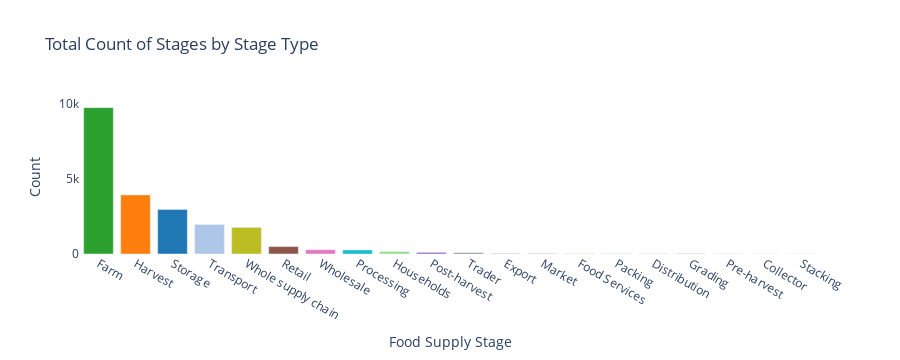
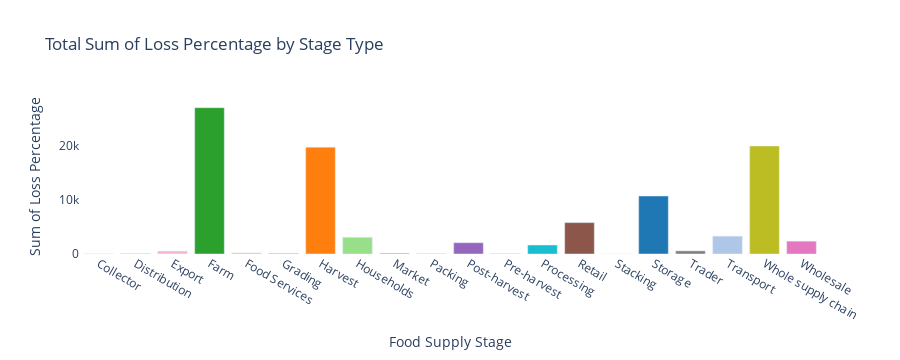

Here is the notebook cell these charts were saved with, in order:
### Code cell
color_palette = {
    'Storage': '#1f77b4', 'Harvest': '#ff7f0e', 'Farm': '#2ca02c', 'nan': '#d62728', 
    'Post-harvest': '#9467bd', 'Retail': '#8c564b', 'Wholesale': '#e377c2', 'Trader': '#7f7f7f', 
    'Whole supply chain': '#bcbd22', 'Processing': '#17becf', 'Transport': '#aec7e8', 
    'Distribution': '#ff9896', 'Households': '#98df8a', 'Food Services': '#ffbb78', 
    'Export': '#f7b6d2', 'Pre-harvest': '#c5b0d5', 'Market': '#c49c94', 'Collector': '#f2b4c6', 
    'Stacking': '#dbdb8d', 'Packing': '#9edae5', 'Grading': '#d62728'
}

# Aggregate data to get total count of stages per stage type
count_per_stage_type = stages_df['food_supply_stage'].value_counts().reset_index()
count_per_stage_type.columns = ['food_supply_stage', 'count']

# Aggregate data to get total sum of loss percentage per stage type
sum_loss_per_stage_type = stages_df.groupby('food_supply_stage')['loss_percentage'].sum().reset_index()

# Create the first bar plot to show the total count of stages per stage type
fig1 = px.bar(count_per_stage_type, x='food_supply_stage', y='count', title='Total Count of Stages by Stage Type',
              color='food_supply_stage', color_discrete_map=color_palette)
fig1.update_layout(xaxis_title='Food Supply Stage', yaxis_title='Count', plot_bgcolor='white', showlegend=False)
fig1.update_layout(width=int(900))

# Create the second bar plot to show the total sum of loss percentage per stage type
fig2 = px.bar(sum_loss_per_stage_type, x='food_supply_stage', y='loss_percentage', 
              title='Total Sum of Loss Percentage by Stage Type', color='food_supply_stage', 
              color_discrete_map=color_palette)
fig2.update_layout(xaxis_title='Food Supply Stage', yaxis_title='Sum of Loss Percentage', plot_bgcolor='white', showlegend=False)
fig2.update_layout(width=int(900))

# Show the parallel bar plots
fig1.show()
fig2.show()

### Figure 1 — Plotly figure (JSON) as saved in the notebook; plotly's stock layout.template omitted (floating-point values rounded to 4 significant figures)
{"data": [{"alignmentgroup": "True", "hovertemplate": "food_supply_stage=%{x}<br>count=%{y}<extra></extra>", "legendgroup": "Farm", "marker": {"color": "#2ca02c", "pattern": {"shape": ""}}, "name": "Farm", "offsetgroup": "Farm", "orientation": "v", "showlegend": true, "textposition": "auto", "type": "bar", "x": ["Farm"], "xaxis": "x", "y": [9758], "yaxis": "y"}, {"alignmentgroup": "True", "hovertemplate": "food_supply_stage=%{x}<br>count=%{y}<extra></extra>", "legendgroup": "Harvest", "marker": {"color": "#ff7f0e", "pattern": {"shape": ""}}, "name": "Harvest", "offsetgroup": "Harvest", "orientation": "v", "showlegend": true, "textposition": "auto", "type": "bar", "x": ["Harvest"], "xaxis": "x", "y": [3943], "yaxis": "y"}, {"alignmentgroup": "True", "hovertemplate": "food_supply_stage=%{x}<br>count=%{y}<extra></extra>", "legendgroup": "Storage", "marker": {"color": "#1f77b4", "pattern": {"shape": ""}}, "name": "Storage", "offsetgroup": "Storage", "orientation": "v", "showlegend": true, "textposition": "auto", "type": "bar", "x": ["Storage"], "xaxis": "x", "y": [2964], "yaxis": "y"}, {"alignmentgroup": "True", "hovertemplate": "food_supply_stage=%{x}<br>count=%{y}<extra></extra>", "legendgroup": "Transport", "marker": {"color": "#aec7e8", "pattern": {"shape": ""}}, "name": "Transport", "offsetgroup": "Transport", "orientation": "v", "showlegend": true, "textposition": "auto", "type": "bar", "x": ["Transport"], "xaxis": "x", "y": [1963], "yaxis": "y"}, {"alignmentgroup": "True", "hovertemplate": "food_supply_stage=%{x}<br>count=%{y}<extra></extra>", "legendgroup": "Whole supply chain", "marker": {"color": "#bcbd22", "pattern": {"shape": ""}}, "name": "Whole supply chain", "offsetgroup": "Whole supply chain", "orientation": "v", "showlegend": true, "textposition": "auto", "type": "bar", "x": ["Whole supply chain"], "xaxis": "x", "y": [1771], "yaxis": "y"}, {"alignmentgroup": "True", "hovertemplate": "food_supply_stage=%{x}<br>count=%{y}<extra></extra>", "legendgroup": "Retail", "marker": {"color": "#8c564b", "pattern": {"shape": ""}}, "name": "Retail", "offsetgroup": "Retail", "orientation": "v", "showlegend": true, "textposition": "auto", "type": "bar", "x": ["Retail"], "xaxis": "x", "y": [494], "yaxis": "y"}, {"alignmentgroup": "True", "hovertemplate": "food_supply_stage=%{x}<br>count=%{y}<extra></extra>", "legendgroup": "Wholesale", "marker": {"color": "#e377c2", "pattern": {"shape": ""}}, "name": "Wholesale", "offsetgroup": "Wholesale", "orientation": "v", "showlegend": true, "textposition": "auto", "type": "bar", "x": ["Wholesale"], "xaxis": "x", "y": [282], "yaxis": "y"}, {"alignmentgroup": "True", "hovertemplate": "food_supply_stage=%{x}<br>count=%{y}<extra></extra>", "legendgroup": "Processing", "marker": {"color": "#17becf", "pattern": {"shape": ""}}, "name": "Processing", "offsetgroup": "Processing", "orientation": "v", "showlegend": true, "textposition": "auto", "type": "bar", "x": ["Processing"], "xaxis": "x", "y": [270], "yaxis": "y"}, {"alignmentgroup": "True", "hovertemplate": "food_supply_stage=%{x}<br>count=%{y}<extra></extra>", "legendgroup": "Households", "marker": {"color": "#98df8a", "pattern": {"shape": ""}}, "name": "Households", "offsetgroup": "Households", "orientation": "v", "showlegend": true, "textposition": "auto", "type": "bar", "x": ["Households"], "xaxis": "x", "y": [164], "yaxis": "y"}, {"alignmentgroup": "True", "hovertemplate": "food_supply_stage=%{x}<br>count=%{y}<extra></extra>", "legendgroup": "Post-harvest", "marker": {"color": "#9467bd", "pattern": {"shape": ""}}, "name": "Post-harvest", "offsetgroup": "Post-harvest", "orientation": "v", "showlegend": true, "textposition": "auto", "type": "bar", "x": ["Post-harvest"], "xaxis": "x", "y": [107], "yaxis": "y"}, {"alignmentgroup": "True", "hovertemplate": "food_supply_stage=%{x}<br>count=%{y}<extra></extra>", "legendgroup": "Trader", "marker": {"color": "#7f7f7f", "pattern": {"shape": ""}}, "name": "Trader", "offsetgroup": "Trader", "orientation": "v", "showlegend": true, "textposition": "auto", "type": "bar", "x": ["Trader"], "xaxis": "x", "y": [79], "yaxis": "y"}, {"alignmentgroup": "True", "hovertemplate": "food_supply_stage=%{x}<br>count=%{y}<extra></extra>", "legendgroup": "Export", "marker": {"color": "#f7b6d2", "pattern": {"shape": ""}}, "name": "Export", "offsetgroup": "Export", "orientation": "v", "showlegend": true, "textposition": "auto", "type": "bar", "x": ["Export"], "xaxis": "x", "y": [50], "yaxis": "y"}, {"alignmentgroup": "True", "hovertemplate": "food_supply_stage=%{x}<br>count=%{y}<extra></extra>", "legendgroup": "Market", "marker": {"color": "#c49c94", "pattern": {"shape": ""}}, "name": "Market", "offsetgroup": "Market", "orientation": "v", "showlegend": true, "textposition": "auto", "type": "bar", "x": ["Market"], "xaxis": "x", "y": [35], "yaxis": "y"}, {"alignmentgroup": "True", "hovertemplate": "food_supply_stage=%{x}<br>count=%{y}<extra></extra>", "legendgroup": "Food Services", "marker": {"color": "#ffbb78", "pattern": {"shape": ""}}, "name": "Food Services", "offsetgroup": "Food Services", "orientation": "v", "showlegend": true, "textposition": "auto", "type": "bar", "x": ["Food Services"], "xaxis": "x", "y": [20], "yaxis": "y"}, {"alignmentgroup": "True", "hovertemplate": "food_supply_stage=%{x}<br>count=%{y}<extra></extra>", "legendgroup": "Packing", "marker": {"color": "#9edae5", "pattern": {"shape": ""}}, "name": "Packing", "offsetgroup": "Packing", "orientation": "v", "showlegend": true, "textposition": "auto", "type": "bar", "x": ["Packing"], "xaxis": "x", "y": [18], "yaxis": "y"}, {"alignmentgroup": "True", "hovertemplate": "food_supply_stage=%{x}<br>count=%{y}<extra></extra>", "legendgroup": "Distribution", "marker": {"color": "#ff9896", "pattern": {"shape": ""}}, "name": "Distribution", "offsetgroup": "Distribution", "orientation": "v", "showlegend": true, "textposition": "auto", "type": "bar", "x": ["Distribution"], "xaxis": "x", "y": [17], "yaxis": "y"}, {"alignmentgroup": "True", "hovertemplate": "food_supply_stage=%{x}<br>count=%{y}<extra></extra>", "legendgroup": "Grading", "marker": {"color": "#d62728", "pattern": {"shape": ""}}, "name": "Grading", "offsetgroup": "Grading", "orientation": "v", "showlegend": true, "textposition": "auto", "type": "bar", "x": ["Grading"], "xaxis": "x", "y": [11], "yaxis": "y"}, {"alignmentgroup": "True", "hovertemplate": "food_supply_stage=%{x}<br>count=%{y}<extra></extra>", "legendgroup": "Pre-harvest", "marker": {"color": "#c5b0d5", "pattern": {"shape": ""}}, "name": "Pre-harvest", "offsetgroup": "Pre-harvest", "orientation": "v", "showlegend": true, "textposition": "auto", "type": "bar", "x": ["Pre-harvest"], "xaxis": "x", "y": [7], "yaxis": "y"}, {"alignmentgroup": "True", "hovertemplate": "food_supply_stage=%{x}<br>count=%{y}<extra></extra>", "legendgroup": "Collector", "marker": {"color": "#f2b4c6", "pattern": {"shape": ""}}, "name": "Collector", "offsetgroup": "Collector", "orientation": "v", "showlegend": true, "textposition": "auto", "type": "bar", "x": ["Collector"], "xaxis": "x", "y": [2], "yaxis": "y"}, {"alignmentgroup": "True", "hovertemplate": "food_supply_stage=%{x}<br>count=%{y}<extra></extra>", "legendgroup": "Stacking", "marker": {"color": "#dbdb8d", "pattern": {"shape": ""}}, "name": "Stacking", "offsetgroup": "Stacking", "orientation": "v", "showlegend": true, "textposition": "auto", "type": "bar", "x": ["Stacking"], "xaxis": "x", "y": [1], "yaxis": "y"}], "layout": {"barmode": "relative", "height": 360, "legend": {"title": {"text": "food_supply_stage"}, "tracegroupgap": 0}, "plot_bgcolor": "white", "showlegend": false, "title": {"text": "Total Count of Stages by Stage Type"}, "width": 900, "xaxis": {"anchor": "y", "autorange": true, "categoryarray": ["Farm", "Harvest", "Storage", "Transport", "Whole supply chain", "Retail", "Wholesale", "Processing", "Households", "Post-harvest", "Trader", "Export", "Market", "Food Services", "Packing", "Distribution", "Grading", "Pre-harvest", "Collector", "Stacking"], "categoryorder": "array", "domain": [0, 1], "range": [-0.5, 19.5], "title": {"text": "Food Supply Stage"}, "type": "category"}, "yaxis": {"anchor": "x", "autorange": true, "domain": [0, 1], "range": [0, 10270.0], "title": {"text": "Count"}, "type": "linear"}}}

### Figure 2 — Plotly figure (JSON) as saved in the notebook; plotly's stock layout.template omitted (floating-point values rounded to 4 significant figures)
{"data": [{"alignmentgroup": "True", "hovertemplate": "food_supply_stage=%{x}<br>loss_percentage=%{y}<extra></extra>", "legendgroup": "Collector", "marker": {"color": "#f2b4c6", "pattern": {"shape": ""}}, "name": "Collector", "offsetgroup": "Collector", "orientation": "v", "showlegend": true, "textposition": "auto", "type": "bar", "x": ["Collector"], "xaxis": "x", "y": [27.3], "yaxis": "y"}, {"alignmentgroup": "True", "hovertemplate": "food_supply_stage=%{x}<br>loss_percentage=%{y}<extra></extra>", "legendgroup": "Distribution", "marker": {"color": "#ff9896", "pattern": {"shape": ""}}, "name": "Distribution", "offsetgroup": "Distribution", "orientation": "v", "showlegend": true, "textposition": "auto", "type": "bar", "x": ["Distribution"], "xaxis": "x", "y": [94.47], "yaxis": "y"}, {"alignmentgroup": "True", "hovertemplate": "food_supply_stage=%{x}<br>loss_percentage=%{y}<extra></extra>", "legendgroup": "Export", "marker": {"color": "#f7b6d2", "pattern": {"shape": ""}}, "name": "Export", "offsetgroup": "Export", "orientation": "v", "showlegend": true, "textposition": "auto", "type": "bar", "x": ["Export"], "xaxis": "x", "y": [543.9], "yaxis": "y"}, {"alignmentgroup": "True", "hovertemplate": "food_supply_stage=%{x}<br>loss_percentage=%{y}<extra></extra>", "legendgroup": "Farm", "marker": {"color": "#2ca02c", "pattern": {"shape": ""}}, "name": "Farm", "offsetgroup": "Farm", "orientation": "v", "showlegend": true, "textposition": "auto", "type": "bar", "x": ["Farm"], "xaxis": "x", "y": [26920.0], "yaxis": "y"}, {"alignmentgroup": "True", "hovertemplate": "food_supply_stage=%{x}<br>loss_percentage=%{y}<extra></extra>", "legendgroup": "Food Services", "marker": {"color": "#ffbb78", "pattern": {"shape": ""}}, "name": "Food Services", "offsetgroup": "Food Services", "orientation": "v", "showlegend": true, "textposition": "auto", "type": "bar", "x": ["Food Services"], "xaxis": "x", "y": [205.2], "yaxis": "y"}, {"alignmentgroup": "True", "hovertemplate": "food_supply_stage=%{x}<br>loss_percentage=%{y}<extra></extra>", "legendgroup": "Grading", "marker": {"color": "#d62728", "pattern": {"shape": ""}}, "name": "Grading", "offsetgroup": "Grading", "orientation": "v", "showlegend": true, "textposition": "auto", "type": "bar", "x": ["Grading"], "xaxis": "x", "y": [90.5], "yaxis": "y"}, {"alignmentgroup": "True", "hovertemplate": "food_supply_stage=%{x}<br>loss_percentage=%{y}<extra></extra>", "legendgroup": "Harvest", "marker": {"color": "#ff7f0e", "pattern": {"shape": ""}}, "name": "Harvest", "offsetgroup": "Harvest", "orientation": "v", "showlegend": true, "textposition": "auto", "type": "bar", "x": ["Harvest"], "xaxis": "x", "y": [19660.0], "yaxis": "y"}, {"alignmentgroup": "True", "hovertemplate": "food_supply_stage=%{x}<br>loss_percentage=%{y}<extra></extra>", "legendgroup": "Households", "marker": {"color": "#98df8a", "pattern": {"shape": ""}}, "name": "Households", "offsetgroup": "Households", "orientation": "v", "showlegend": true, "textposition": "auto", "type": "bar", "x": ["Households"], "xaxis": "x", "y": [3079.0], "yaxis": "y"}, {"alignmentgroup": "True", "hovertemplate": "food_supply_stage=%{x}<br>loss_percentage=%{y}<extra></extra>", "legendgroup": "Market", "marker": {"color": "#c49c94", "pattern": {"shape": ""}}, "name": "Market", "offsetgroup": "Market", "orientation": "v", "showlegend": true, "textposition": "auto", "type": "bar", "x": ["Market"], "xaxis": "x", "y": [161.4], "yaxis": "y"}, {"alignmentgroup": "True", "hovertemplate": "food_supply_stage=%{x}<br>loss_percentage=%{y}<extra></extra>", "legendgroup": "Packing", "marker": {"color": "#9edae5", "pattern": {"shape": ""}}, "name": "Packing", "offsetgroup": "Packing", "orientation": "v", "showlegend": true, "textposition": "auto", "type": "bar", "x": ["Packing"], "xaxis": "x", "y": [85.9], "yaxis": "y"}, {"alignmentgroup": "True", "hovertemplate": "food_supply_stage=%{x}<br>loss_percentage=%{y}<extra></extra>", "legendgroup": "Post-harvest", "marker": {"color": "#9467bd", "pattern": {"shape": ""}}, "name": "Post-harvest", "offsetgroup": "Post-harvest", "orientation": "v", "showlegend": true, "textposition": "auto", "type": "bar", "x": ["Post-harvest"], "xaxis": "x", "y": [2077.0], "yaxis": "y"}, {"alignmentgroup": "True", "hovertemplate": "food_supply_stage=%{x}<br>loss_percentage=%{y}<extra></extra>", "legendgroup": "Pre-harvest", "marker": {"color": "#c5b0d5", "pattern": {"shape": ""}}, "name": "Pre-harvest", "offsetgroup": "Pre-harvest", "orientation": "v", "showlegend": true, "textposition": "auto", "type": "bar", "x": ["Pre-harvest"], "xaxis": "x", "y": [76.3], "yaxis": "y"}, {"alignmentgroup": "True", "hovertemplate": "food_supply_stage=%{x}<br>loss_percentage=%{y}<extra></extra>", "legendgroup": "Processing", "marker": {"color": "#17becf", "pattern": {"shape": ""}}, "name": "Processing", "offsetgroup": "Processing", "orientation": "v", "showlegend": true, "textposition": "auto", "type": "bar", "x": ["Processing"], "xaxis": "x", "y": [1653.0], "yaxis": "y"}, {"alignmentgroup": "True", "hovertemplate": "food_supply_stage=%{x}<br>loss_percentage=%{y}<extra></extra>", "legendgroup": "Retail", "marker": {"color": "#8c564b", "pattern": {"shape": ""}}, "name": "Retail", "offsetgroup": "Retail", "orientation": "v", "showlegend": true, "textposition": "auto", "type": "bar", "x": ["Retail"], "xaxis": "x", "y": [5773.0], "yaxis": "y"}, {"alignmentgroup": "True", "hovertemplate": "food_supply_stage=%{x}<br>loss_percentage=%{y}<extra></extra>", "legendgroup": "Stacking", "marker": {"color": "#dbdb8d", "pattern": {"shape": ""}}, "name": "Stacking", "offsetgroup": "Stacking", "orientation": "v", "showlegend": true, "textposition": "auto", "type": "bar", "x": ["Stacking"], "xaxis": "x", "y": [2.1], "yaxis": "y"}, {"alignmentgroup": "True", "hovertemplate": "food_supply_stage=%{x}<br>loss_percentage=%{y}<extra></extra>", "legendgroup": "Storage", "marker": {"color": "#1f77b4", "pattern": {"shape": ""}}, "name": "Storage", "offsetgroup": "Storage", "orientation": "v", "showlegend": true, "textposition": "auto", "type": "bar", "x": ["Storage"], "xaxis": "x", "y": [10670.0], "yaxis": "y"}, {"alignmentgroup": "True", "hovertemplate": "food_supply_stage=%{x}<br>loss_percentage=%{y}<extra></extra>", "legendgroup": "Trader", "marker": {"color": "#7f7f7f", "pattern": {"shape": ""}}, "name": "Trader", "offsetgroup": "Trader", "orientation": "v", "showlegend": true, "textposition": "auto", "type": "bar", "x": ["Trader"], "xaxis": "x", "y": [576.8], "yaxis": "y"}, {"alignmentgroup": "True", "hovertemplate": "food_supply_stage=%{x}<br>loss_percentage=%{y}<extra></extra>", "legendgroup": "Transport", "marker": {"color": "#aec7e8", "pattern": {"shape": ""}}, "name": "Transport", "offsetgroup": "Transport", "orientation": "v", "showlegend": true, "textposition": "auto", "type": "bar", "x": ["Transport"], "xaxis": "x", "y": [3283.0], "yaxis": "y"}, {"alignmentgroup": "True", "hovertemplate": "food_supply_stage=%{x}<br>loss_percentage=%{y}<extra></extra>", "legendgroup": "Whole supply chain", "marker": {"color": "#bcbd22", "pattern": {"shape": ""}}, "name": "Whole supply chain", "offsetgroup": "Whole supply chain", "orientation": "v", "showlegend": true, "textposition": "auto", "type": "bar", "x": ["Whole supply chain"], "xaxis": "x", "y": [19870.0], "yaxis": "y"}, {"alignmentgroup": "True", "hovertemplate": "food_supply_stage=%{x}<br>loss_percentage=%{y}<extra></extra>", "legendgroup": "Wholesale", "marker": {"color": "#e377c2", "pattern": {"shape": ""}}, "name": "Wholesale", "offsetgroup": "Wholesale", "orientation": "v", "showlegend": true, "textposition": "auto", "type": "bar", "x": ["Wholesale"], "xaxis": "x", "y": [2363.0], "yaxis": "y"}], "layout": {"barmode": "relative", "height": 360, "legend": {"title": {"text": "food_supply_stage"}, "tracegroupgap": 0}, "plot_bgcolor": "white", "showlegend": false, "title": {"text": "Total Sum of Loss Percentage by Stage Type"}, "width": 900, "xaxis": {"anchor": "y", "autorange": true, "categoryarray": ["Collector", "Distribution", "Export", "Farm", "Food Services", "Grading", "Harvest", "Households", "Market", "Packing", "Post-harvest", "Pre-harvest", "Processing", "Retail", "Stacking", "Storage", "Trader", "Transport", "Whole supply chain", "Wholesale"], "categoryorder": "array", "domain": [0, 1], "range": [-0.5, 19.5], "title": {"text": "Food Supply Stage"}, "type": "category"}, "yaxis": {"anchor": "x", "autorange": true, "domain": [0, 1], "range": [0, 28340.0], "title": {"text": "Sum of Loss Percentage"}, "type": "linear"}}}
